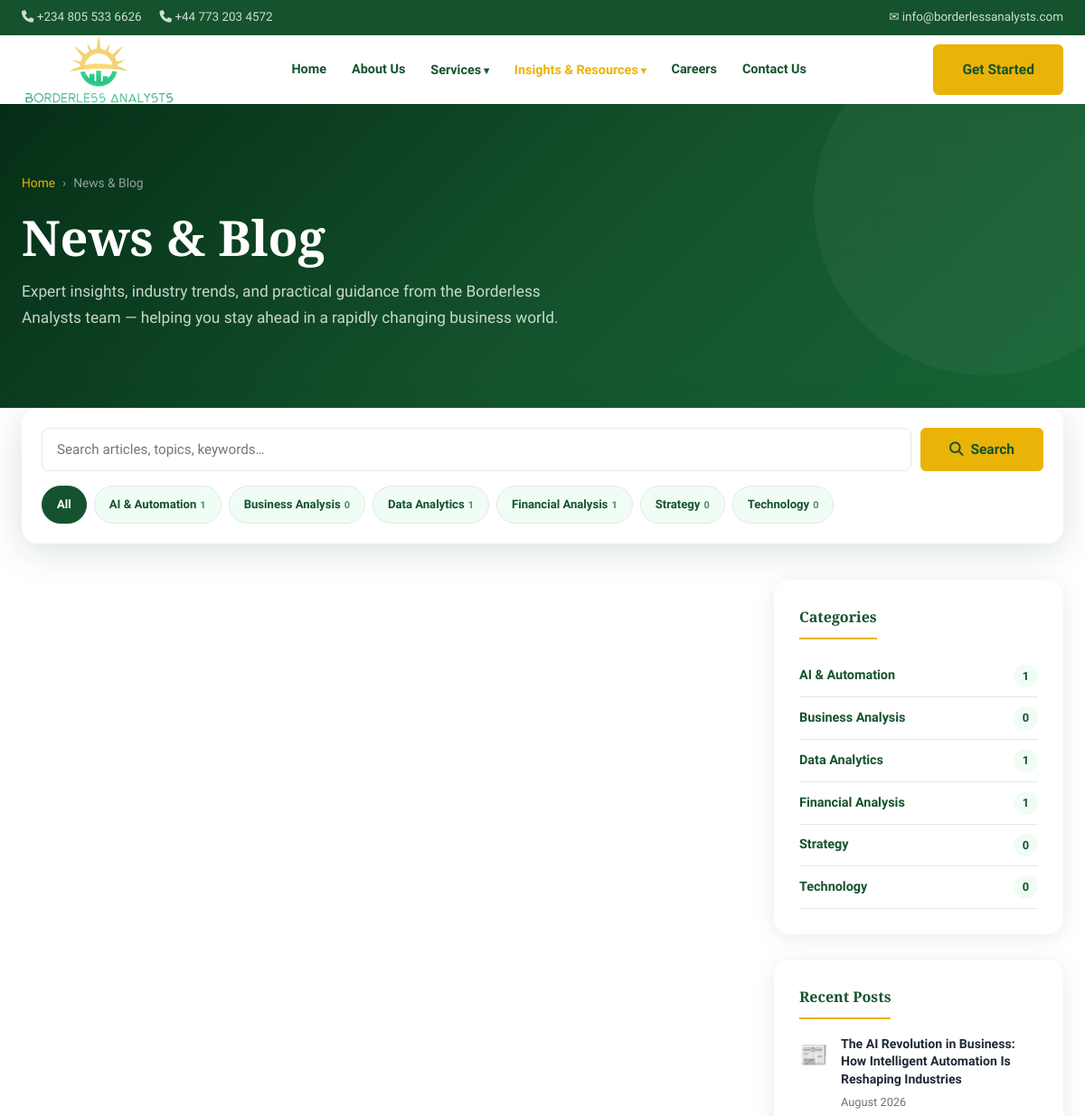
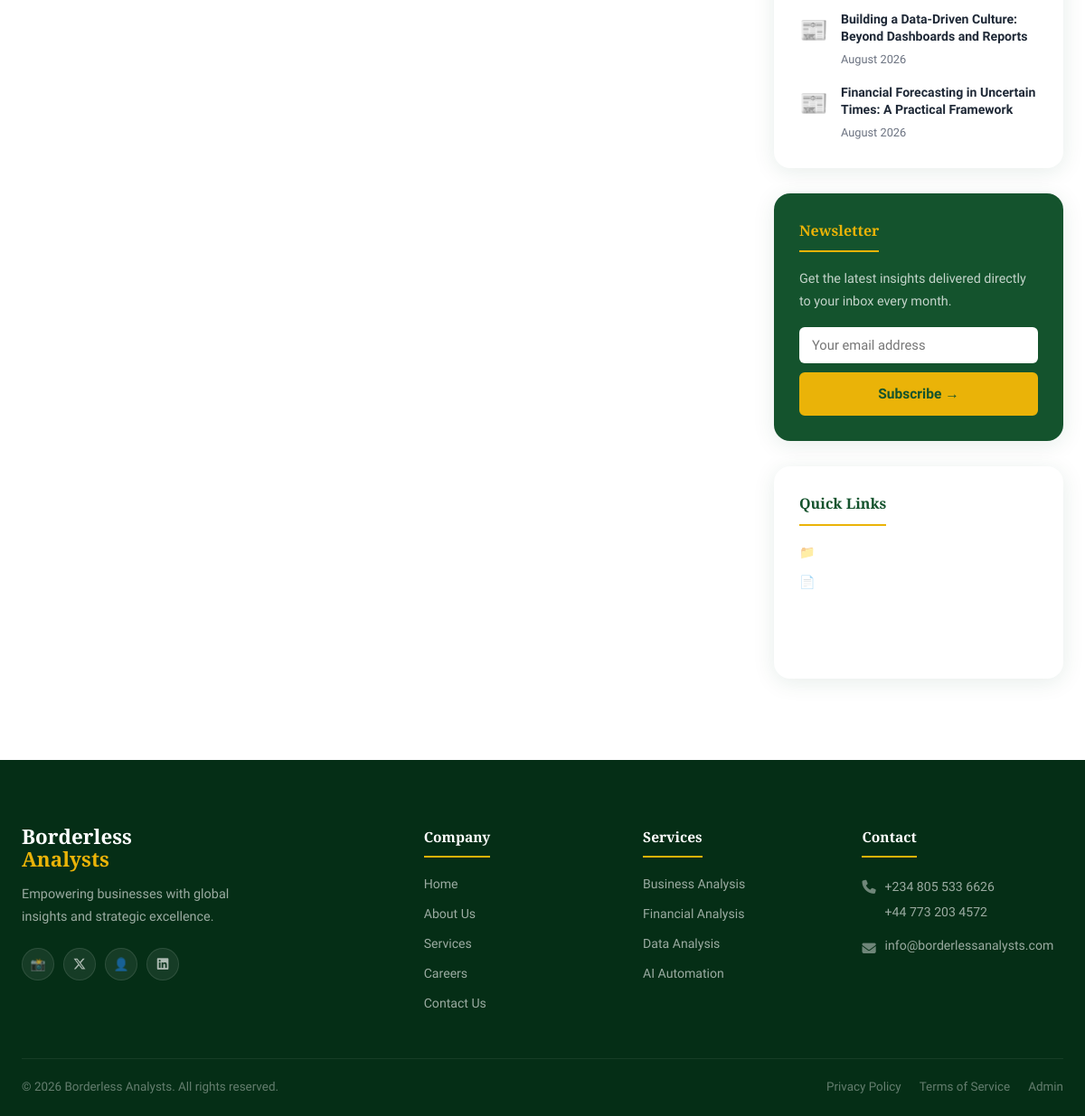
Screenshot of /blog.php with the database file from the repository (2 pictures, top to bottom).
### tables this page shows
CREATE TABLE IF NOT EXISTS `categories` (
  `id` int NOT NULL AUTO_INCREMENT,
  `name` varchar(80) NOT NULL,
  PRIMARY KEY (`id`),
  UNIQUE KEY `name` (`name`)
);

CREATE TABLE IF NOT EXISTS `posts` (
  `id` int NOT NULL AUTO_INCREMENT,
  `title` varchar(200) NOT NULL,
  `slug` varchar(220) NOT NULL,
  `category_id` int DEFAULT NULL,
  `author` varchar(120) NOT NULL DEFAULT 'Borderless Analysts Team',
  `image` varchar(255) DEFAULT NULL,
  `content` longtext NOT NULL,
  `featured` tinyint(1) NOT NULL DEFAULT '0',
  `created_at` timestamp NULL DEFAULT CURRENT_TIMESTAMP,
  `updated_at` timestamp NULL DEFAULT CURRENT_TIMESTAMP ON UPDATE CURRENT_TIMESTAMP,
  PRIMARY KEY (`id`),
  UNIQUE KEY `slug` (`slug`),
  KEY `fk_post_cat` (`category_id`)
);

### includes/db.php (called while the page is built, shortened)
<?php
function e($v) { return htmlspecialchars((string)$v, ENT_QUOTES, 'UTF-8'); }

### blog.php (the view, shortened to what this page needs)
<?php
require __DIR__ . '/includes/db.php';
$q   = trim($_GET['q'] ?? '');
$cat = isset($_GET['cat']) && $_GET['cat'] !== '' ? (int)$_GET['cat'] : 0;
$categories = $pdo->query(
    "SELECT c.id, c.name, COUNT(p.id) AS total
     FROM categories c LEFT JOIN posts p ON p.category_id = c.id
     GROUP BY c.id, c.name ORDER BY c.name"
)->fetchAll();
$recent = $pdo->query(
    "SELECT title, slug, created_at FROM posts ORDER BY created_at DESC LIMIT 4"
)->fetchAll();
$activeNav = 'blog';
require __DIR__ . '/includes/header.php';
?>
  <section class="page-hero">
    <div class="container"><div class="page-hero-content">
      <div class="breadcrumb"><a href="index.php">Home</a><span>›</span><span>News &amp; Blog</span></div>
      <h1>News &amp; Blog</h1>
      <p>Expert insights, industry trends, and practical guidance from the Borderless Analysts team — helping you stay ahead in a rapidly changing business world.</p>
    </div></div>
  </section>
  <section class="blog-main">
    <div class="container">
      <form class="blog-toolbar" method="get" action="blog.php">
        <div class="blog-search">
          <input type="text" name="q" value="<?= e($q) ?>" placeholder="Search articles, topics, keywords…" />
          <button class="btn btn-primary" type="submit"><i class="fa-solid fa-magnifying-glass"></i> Search</button>
        </div>
        <div class="blog-chips">
          <a class="chip <?= $cat ? '' : 'active' ?>" href="blog.php<?= $q !== '' ? '?q=' . urlencode($q) : '' ?>">All</a>
          <?php foreach ($categories as $c): ?>
            <a class="chip <?= $cat === (int)$c['id'] ? 'active' : '' ?>"
               href="blog.php?cat=<?= (int)$c['id'] ?><?= $q !== '' ? '&q=' . urlencode($q) : '' ?>">
              <?= e($c['name']) ?><small><?= (int)$c['total'] ?></small>
            </a>
          <?php endforeach; ?>
        </div>
      </form>
      <div class="blog-layout">
        <div>
          <div class="blog-list">
          </div>
        </div>
        <aside class="sidebar">
          <div class="sidebar-widget">
            <h4>Categories</h4>
            <div class="sidebar-cats">
              <?php foreach ($categories as $c): ?>
                <a class="sidebar-cat" href="blog.php?cat=<?= (int)$c['id'] ?>">
                  <?= e($c['name']) ?> <span><?= (int)$c['total'] ?></span>
                </a>
              <?php endforeach; ?>
            </div>
          </div>
          <div class="sidebar-widget">
            <h4>Recent Posts</h4>
            <div class="sidebar-recent">
              <?php foreach ($recent as $r): ?>
                <div class="sidebar-post">
                  <div class="sidebar-post-icon">📰</div>
                  <div>
                    <h5><a href="post.php?slug=<?= e($r['slug']) ?>"><?= e($r['title']) ?></a></h5>
                    <p><?= date('F Y', strtotime($r['created_at'])) ?></p>
                  </div>
                </div>
              <?php endforeach; ?>
            </div>
          </div>
          <div class="sidebar-widget newsletter-widget">
            <h4>Newsletter</h4>
            <p>Get the latest insights delivered directly to your inbox every month.</p>
            <input type="email" placeholder="Your email address" />
            <button class="btn btn-primary">Subscribe →</button>
          </div>
          <div class="sidebar-widget">
            <h4>Quick Links</h4>
            <div class="footer-links">
              <a href="case-studies.php">📁 Case Studies</a>
              <a href="whitepapers.php">📄 Whitepapers</a>
              <a href="services.php"><i class="fa-solid fa-gear"></i> Our Services</a>
              <a href="contact.php"><i class="fa-solid fa-envelope"></i> Contact Us</a>
            </div>
          </div>
        </aside>
      </div>
    </div>
  </section>
<?php require __DIR__ . '/includes/footer.php'; ?>

### includes/header.php (shortened to what this page needs)
<?php
$activeNav = $activeNav ?? '';
?>
<!DOCTYPE html>
<html lang="en">
<head>
  <link rel="stylesheet" href="style.css" />
  <link rel="stylesheet" href="blog.css" />
  <link rel="stylesheet" href="https://cdnjs.cloudflare.com/ajax/libs/font-awesome/6.5.0/css/all.min.css">
</head>
<body class="blog-page">
  <div class="top-bar"><div class="top-bar-inner"><div class="top-bar-left"><a href="tel:+2348055336626"><i class="fa-solid fa-phone"></i> +234 805 533 6626</a><a href="tel:+447732034572"><i class="fa-solid fa-phone"></i> +44 773 203 4572</a></div><div class="top-bar-right"><a href="mailto:info@borderlessanalysts.com">✉ info@borderlessanalysts.com</a></div></div></div>
  <header class="site-header" id="site-header">
    <div class="header-inner">
      <a href="index.php" class="logo">
        <img src="images/borderles-analyst-logo.png" alt="Borderless Analysts Logo" class="site-logo-img">
      </a>
      <nav>
        <a href="index.php" class="nav-link">Home</a>
        <a href="about.php" class="nav-link">About Us</a>
        <div class="dropdown"><a href="services.php" class="nav-link dropdown-toggle">Services</a></div>
        <div class="dropdown"><a href="#" class="nav-link dropdown-toggle <?= $activeNav === 'blog' ? 'active' : '' ?>">Insights &amp; Resources</a></div>
        <a href="careers.php" class="nav-link">Careers</a>
        <a href="contact.php" class="nav-link">Contact Us</a>
      </nav>
      <a href="contact.php" class="btn btn-primary header-cta">Get Started</a>
    </div>
  </header>

### includes/footer.php (shortened to what this page needs)
  <footer class="site-footer"><div class="container">
    <div class="footer-grid">
      <div class="footer-brand"><div class="logo-text" style="color:#fff;font-size:1.4rem;">Borderless<br><span style="color:var(--accent)">Analysts</span></div><p>Empowering businesses with global insights and strategic excellence.</p><div class="footer-social">
        <a href="https://www.instagram.com/accounts/login/?hl=en" class="social-btn">📸</a>
        <a href="https://x.com/?lang=en" class="social-btn"><i class="fa-brands fa-x-twitter"></i></a>
        <a href="https://www.facebook.com/login/" class="social-btn">👤</a>
        <a href="https://www.linkedin.com/login" class="social-btn"><i class="fa-brands fa-linkedin"></i></a></div></div>
      <div class="footer-col"><h4>Company</h4><div class="footer-links"><a href="index.php">Home</a><a href="about.php">About Us</a><a href="services.php">Services</a><a href="careers.php">Careers</a><a href="contact.php">Contact Us</a></div></div>
      <div class="footer-col"><h4>Services</h4><div class="footer-links"><a href="services.php#business-analysis">Business Analysis</a><a href="services.php#financial-analysis">Financial Analysis</a><a href="services.php#data-analysis">Data Analysis</a><a href="services.php#ai-automation">AI Automation</a></div></div>
      <div class="footer-col"><h4>Contact</h4><div class="footer-contact-item"><span class="fci-icon"><i class="fa-solid fa-phone"></i></span><div><a href="tel:+2348055336626">+234 805 533 6626</a><br><a href="tel:+447732034572">+44 773 203 4572</a></div></div><div class="footer-contact-item"><span class="fci-icon"><i class="fa-solid fa-envelope"></i></span><a href="mailto:info@borderlessanalysts.com">info@borderlessanalysts.com</a></div></div>
    </div>
    <div class="footer-bottom"><p>&copy; <?= date('Y') ?> Borderless Analysts. All rights reserved.</p><div class="footer-bottom-links"><a href="#">Privacy Policy</a><a href="#">Terms of Service</a><a href="admin/login.php">Admin</a></div></div>
  </div></footer>
</body>
</html>

### blog.css (style rules this page uses)
.blog-main { padding: 70px 0 90px; }
.blog-toolbar { background: var(--white); border-radius: var(--radius-lg); box-shadow: var(--shadow-lg); padding: 22px; margin: -70px 0 40px; position: relative; z-index: 5; display: flex; flex-wrap: wrap; gap: 16px; align-items: center; justify-content: space-between; }
.blog-search { display: flex; flex: 1 1 320px; gap: 10px; }
.blog-search input { flex: 1; padding: 13px 16px; border: 1px solid var(--border); border-radius: 8px; font-family: var(--font-body); font-size: .95rem; outline: none; }
.blog-chips { display: flex; flex-wrap: wrap; gap: 8px; }
.chip { padding: 9px 16px; border-radius: 30px; font-size: .82rem; font-weight: 600; background: var(--light-bg); color: var(--primary); border: 1px solid var(--border); transition: var(--transition); white-space: nowrap; }
.chip.active { background: var(--primary); color: #fff; border-color: var(--primary); }
.chip small { opacity: .7; margin-left: 4px; }
.blog-layout { display: grid; grid-template-columns: 1fr 320px; gap: 48px; align-items: start; }
.blog-list { display: flex; flex-direction: column; gap: 24px; }
.sidebar { display: flex; flex-direction: column; gap: 28px; position: sticky; top: 110px; }
.sidebar-widget { background: var(--white); border-radius: var(--radius-lg); padding: 28px; box-shadow: var(--shadow); }
.sidebar-widget h4 { margin-bottom: 18px; padding-bottom: 12px; border-bottom: 2px solid var(--accent); display: inline-block; font-size: 1rem; }
.sidebar-cats { display: flex; flex-direction: column; }
.sidebar-cat { display: flex; justify-content: space-between; align-items: center; padding: 10px 0; border-bottom: 1px solid var(--border); font-size: .9rem; color: var(--primary); font-weight: 600; }
.sidebar-cat span { background: var(--light-bg); padding: 2px 10px; border-radius: 20px; font-size: .8rem; }
.sidebar-recent { display: flex; flex-direction: column; gap: 16px; }
.sidebar-post { display: flex; gap: 14px; align-items: flex-start; }
.sidebar-post-icon { font-size: 1.6rem; flex-shrink: 0; }
.sidebar-post h5 { font-size: .88rem; margin-bottom: 4px; line-height: 1.4; }
.sidebar-post p { font-size: .8rem; color: var(--gray); margin: 0; }
.newsletter-widget { background: var(--primary); color: var(--white); }
.newsletter-widget h4 { color: var(--accent); }
.newsletter-widget p { color: rgba(255,255,255,.75); font-size: .9rem; margin-bottom: 16px; }
.newsletter-widget input { width: 100%; padding: 11px 14px; border: none; border-radius: 6px; font-family: var(--font-body); font-size: .92rem; margin-bottom: 10px; outline: none; }
.newsletter-widget .btn { width: 100%; justify-content: center; }

### rows the page displays
categories: name "AI & Automation", total "1"
categories: name "Business Analysis", total "0"
categories: name "Data Analytics", total "1"
categories: name "Financial Analysis", total "1"
categories: name "Strategy", total "0"
categories: name "Technology", total "0"
posts: title "The AI Revolution in Business: How Intelligent Automation Is Reshaping Industries", created_at "August 2026"
posts: title "Building a Data-Driven Culture: Beyond Dashboards and Reports", created_at "August 2026"
posts: title "Financial Forecasting in Uncertain Times: A Practical Framework", created_at "August 2026"
